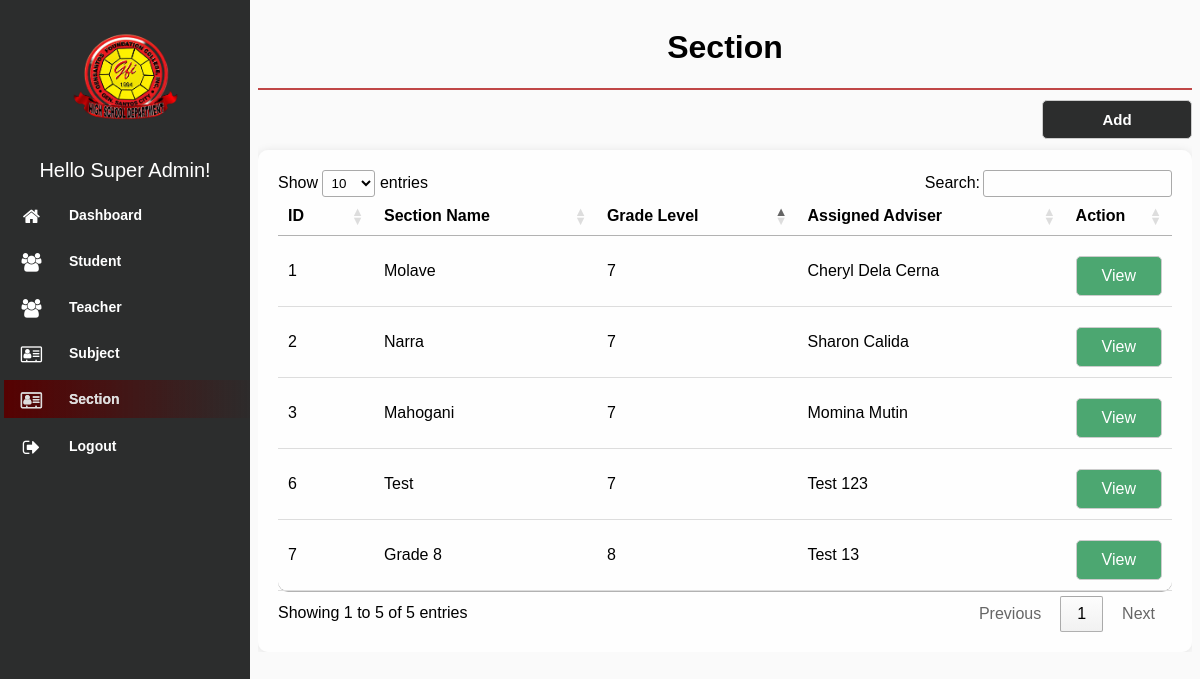
The app's page /modules/section/index_old.php (signed in), older data.
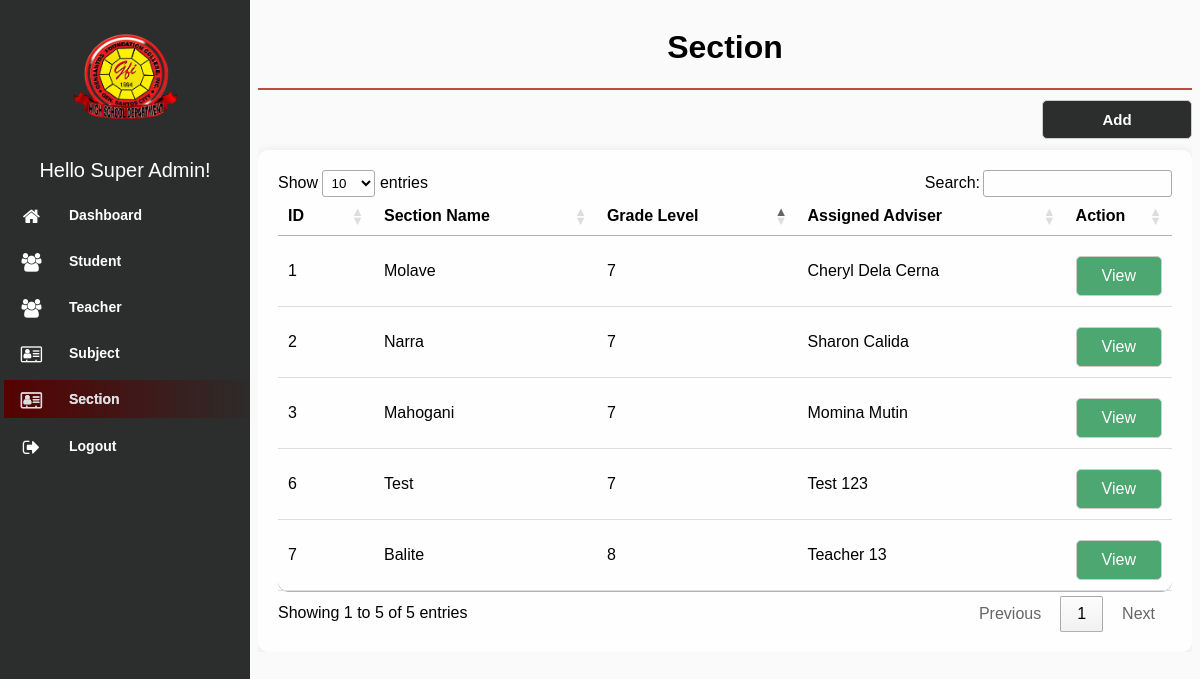
The same page, newer data.
### tables this page shows
CREATE TABLE `section` (
  `id` int(100) NOT NULL,
  `name` varchar(100) NOT NULL,
  `grade_level` int(5) NOT NULL,
  `teacher_id` varchar(100) NOT NULL,
  `school_year` varchar(100) NOT NULL,
  `del_status` varchar(100) NOT NULL
);

### modules/section/index_old.php (the view, shortened to what this page needs)
<!DOCTYPE html>
<html lang="en">
<head>
    <link rel="stylesheet" type="text/css" href="../../assets/css/font-awesome-4.7.0/css/menu.css">
    <link rel="stylesheet" type="text/css" href="../../assets/css/font-awesome-4.7.0/css/style.css">
    <link rel="stylesheet" type="text/css" href="../../assets/css/font-awesome-4.7.0/css/font-awesome.min.css" rel="stylesheet">
    <link rel="stylesheet" href="../../assets/css/jquery.dataTables.min.css">
</head>
<body>
    <?php
    $page = 'Section';
    include "../../navbar.php";
    include "../../db_conn.php";
    ?>
    <div class="content">
        <div class="header">
            <h1><?php if ($page) {echo $page;} ?></h1>
        </div>
        <div class="search-box">
            <a href="./add.php"><button>Add</button></a>
        </div>
        <div class="table_wrap">
            <table id="example" class="data list">
                <thead>
                    <th style="width: 60px;">ID</th>
                    <th>Section Name</th>
                    <th>Grade Level</th>
                    <th>Assigned Adviser</th>
                    <th style="width: 55px;">Action</th>
                </thead>
                <?php
                $squery = mysqli_query($conn, "
                    SELECT s.*, CONCAT(t.first_name, ' ', t.last_name) AS teacher_name
                    FROM section s
                    LEFT JOIN teacher t ON s.teacher_id = t.id
                    WHERE s.del_status != 'deleted'
                    ORDER BY s.grade_level ;
                ");
                while ($row = mysqli_fetch_array($squery)) {
                ?>
                <tr class="table-row">
                    <td><?php echo $row['id']; ?></td>
                    <td><?php echo $row['name']; ?></td>
                    <td><?php echo $row['grade_level']; ?></td>
                    <td><?php echo $row['teacher_name']; ?></td>
                    <td>
                        <a class="view" href="edit.php?id=<?php echo $row['id']; ?>">View</a>
                    </td>
                </tr>
                <?php } ?>
            </table>
        </div>
    </div>
</body>
</html>

Row changes from the older to the newer data that the page shows:
changed section id 7: name "Grade 8" → "Balite"; teacher_name "Test 13" → "Teacher 13"
